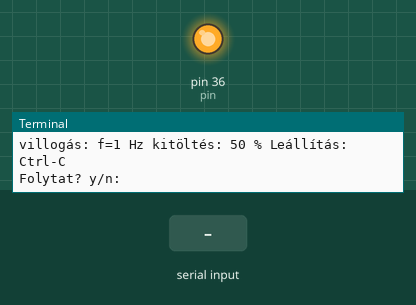
Recording of a program running on a simulated Raspberry Pi (header pin numbers). Shown: output pins drawn as LEDs (lit = HIGH), the last lines printed to the terminal. Dashed ring = blinking. The test bench sets the inputs (shaded band).

Above: at 1.2 s.
1.3 s: "n" typed at the terminal
At 2.4 s:
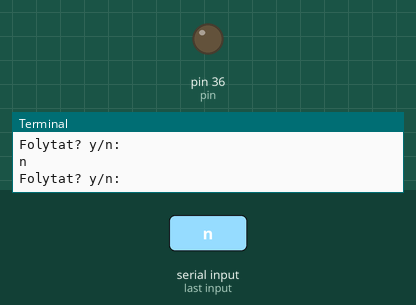
2.8 s: "y" typed at the terminal
At 3.55 s:
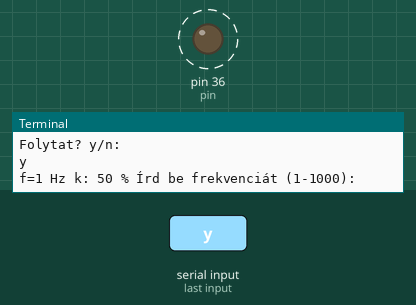
Timing chart, 0 to 14.8 s (numbered marks = the images above; inputs shaded):
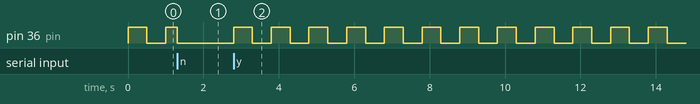

The program:

06_PWMvillogo.py
```python
#06_PWMvillogo.py
#----------------
#PWM villogó

import RPi.GPIO as GPIO
import time
GPIO.setwarnings(False)
GPIO.setmode(GPIO.BOARD)
GPIO.cleanup()

#36. tüske legyen kimenet
pin = 36
GPIO.setup(pin, GPIO.OUT)
frequency = 1
fill = 50
#A pin PWM üzemmódba kapcsolása
p = GPIO.PWM(pin, frequency)
#indítás
p.start(fill)
print("villogás: f={0} Hz kitöltés: {1} % Leállítás: Ctrl-C" .format(frequency, fill))

try:
    while True:
        cont = raw_input("Folytat? y/n: ")
        if cont == "n":
            p.stop()
            continue

        if cont == "y":
            p = GPIO.PWM(pin, frequency)
            p.start(fill)

        f = raw_input("f={0} Hz k: {1} % Írd be frekvenciát (1-1000): " .format(frequency, fill))
        k = raw_input("f={0} Hz k: {1} % Írd be kitötést (1-100): " .format(frequency, fill))
        print("------- Kilép: Ctrl-C ----------")
        if k.isdigit():
            fill = int(k)
            if fill in range(1,101):
                p.ChangeDutyCycle(fill)

        if f.isdigit():
            frequency = int(f)
            if frequency in range(1,1001):
                p.ChangeFrequency(frequency)

except KeyboardInterrupt:
    print("Pinek lekapcsolva")
    GPIO.cleanup()
```

Measured:
- after the input at 2.8 s, pin 36 (pin): alternates HIGH for 0.50 s and LOW for 0.50 s, starting at once
